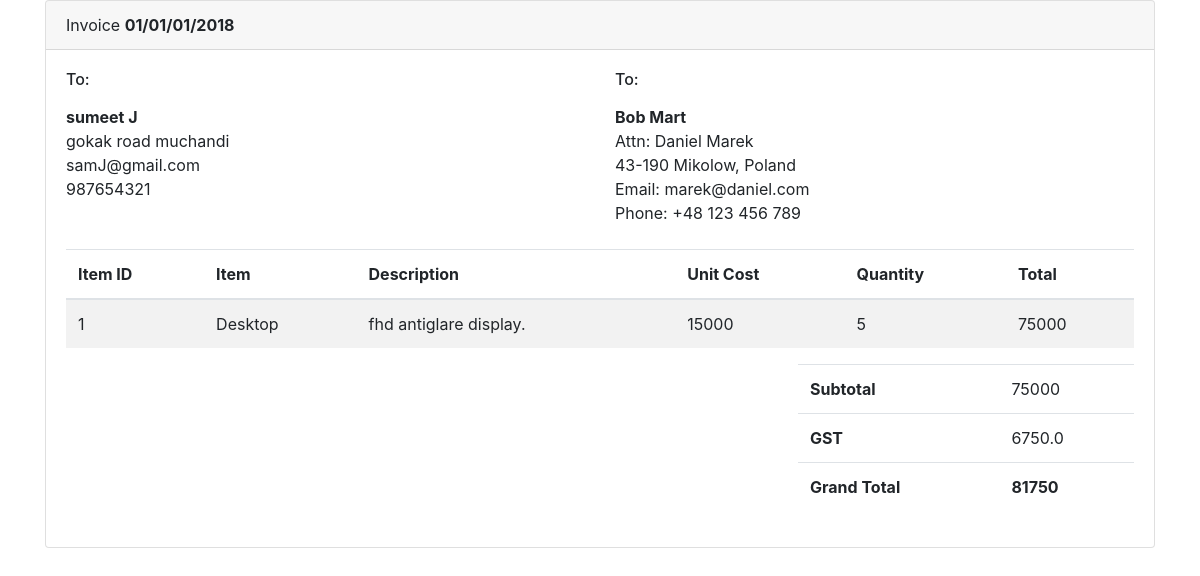
/production/dispatch_bill/1, run on the app's committed database.
### production/models.py (models this page shows, shortened)
class Production(models.Model):
	Workorder_id = models.ForeignKey(Workorder, on_delete=models.CASCADE)
	production_date = models.DateTimeField(default=timezone.now)
	shift = models.CharField(max_length=1, choices=shift)
	item = models.ForeignKey(Item, on_delete=models.CASCADE)
	batch_number = models.PositiveIntegerField()
	total_production = models.PositiveIntegerField()
	pack=models.BooleanField(default=False)
	dispatched=models.BooleanField(default=False)
	dispatched_date = models.DateField(null=True)
	sgst=models.FloatField(blank=True)
	grand_total=models.PositiveIntegerField(editable=False)

class Workorder(models.Model):
	Select_item = models.ForeignKey(Item, on_delete=models.CASCADE)
	Quantity = models.PositiveIntegerField(blank=True)
	Order_date = models.DateTimeField(default=timezone.now)
	Target_date = models.DateField()
	total=models.PositiveIntegerField(editable=False)
	Select_customer = models.ForeignKey(Customer, on_delete=models.CASCADE)

### master/models.py (models this page shows)
class Customer(models.Model):
	name = models.CharField(max_length=50)
	contact = models.PositiveIntegerField(max_length=10)
	email_id = models.EmailField(max_length=254, blank=True)
	address = models.TextField()
	created_date = models.DateTimeField(default=timezone.now)
	def __str__(self):
		return self.name

class Item(models.Model):
	item_code = models.CharField(max_length=10)
	item_name = models.CharField(max_length=50)
	price = models.PositiveIntegerField()
	description = models.TextField()
	created_date = models.DateTimeField(default=timezone.now)
	def __str__(self):
		return self.item_name

### production/views.py (the view)
# urls.py: path('dispatch_bill/<int:pk>', views.dispatch_bill, name='dispatch_bill'),
def dispatch_bill(request, pk):
	dispatch_bill = get_object_or_404(Production, pk=pk)
	return render(request, 'production/print1.html', {'dispatch_bill' : dispatch_bill})

### production/templates/production/print1.html (shortened to what this page needs)
<!doctype html>
<html lang="en">
  <head>
    <link rel="stylesheet" href="https://stackpath.bootstrapcdn.com/bootstrap/4.3.1/css/bootstrap.min.css">
  </head>
  <body>
<div class="container">
  <div class="card">
<div class="card-header">
Invoice
<strong>01/01/01/2018</strong>
</div>
<div class="card-body">
<div class="row mb-4">
<div class="col-sm-6">
<h6 class="mb-3">To:</h6>
<div>
<strong>{{ dispatch_bill.Workorder_id.Select_customer }}</strong>
</div>
<div>{{ dispatch_bill.Workorder_id.Select_customer.address }}</div>
<div>{{ dispatch_bill.Workorder_id.Select_customer.email_id }}</div>
<div>{{ dispatch_bill.Workorder_id.Select_customer.contact }}</div>
</div>
<div class="col-sm-6">
<h6 class="mb-3">To:</h6>
<div>
<strong>Bob Mart</strong>
</div>
<div>Attn: Daniel Marek</div>
<div>43-190 Mikolow, Poland</div>
<div>Email: marek@daniel.com</div>
<div>Phone: +48 123 456 789</div>
</div>
</div>
<div class="table-responsive-sm">
<table class="table table-striped">
<thead>
<tr>
<th class="center">Item ID</th>
<th>Item</th>
<th>Description</th>
<th class="right">Unit Cost</th>
  <th class="center">Quantity</th>
<th class="right">Total</th>
</tr>
</thead>
<tbody>
<tr>
<td class="center">{{ dispatch_bill.id }}</td>
<td class="left strong">{{ dispatch_bill.Workorder_id.Select_item }}</td>
<td class="left">{{ dispatch_bill.Workorder_id.Select_item.description }}</td>
<td class="right">{{ dispatch_bill.Workorder_id.Select_item.price }}</td>
  <td class="center">{{ dispatch_bill.Workorder_id.Quantity }}</td>
<td class="right item-amount">{{ dispatch_bill.Workorder_id.total }}</td>
</tr>
</tbody>
</table>
</div>
<div class="row">
<div class="col-lg-4 col-sm-5">
</div>
<div class="col-lg-4 col-sm-5 ml-auto">
<table class="table table-clear">
<tbody>
<tr>
<td class="left">
<strong >Subtotal</strong>
</td>
<td class="right" id="sub_total">{{ dispatch_bill.Workorder_id.total }}</td>
</tr>
<tr>
<td class="left">
<strong>GST</strong>
</td>
<td class="right" id='sgst'>{{ dispatch_bill.sgst }}</td>
</tr>
<tr>
<td class="left">
<strong>Grand Total</strong>
</td>
<td class="right">
<strong>{{ dispatch_bill.grand_total }}</strong>
</td>
</tr>
</tbody>
</table>
</div>
</div>
</div>
</div>
</div>
  </body>
</html>

### data on the page
Production: Workorder_id.Select_customer "sumeet J", Workorder_id.Select_customer.address "gokak road muchandi", Workorder_id.Select_customer.email_id "samJ@gmail.com", Workorder_id.Select_customer.contact "987654321", id "1", Workorder_id.Select_item "Desktop", Workorder_id.Select_item.description "fhd antiglare display.", Workorder_id.Select_item.price "15000", Workorder_id.Quantity "5", Workorder_id.total "75000", sgst "6750.0", grand_total "81750"
